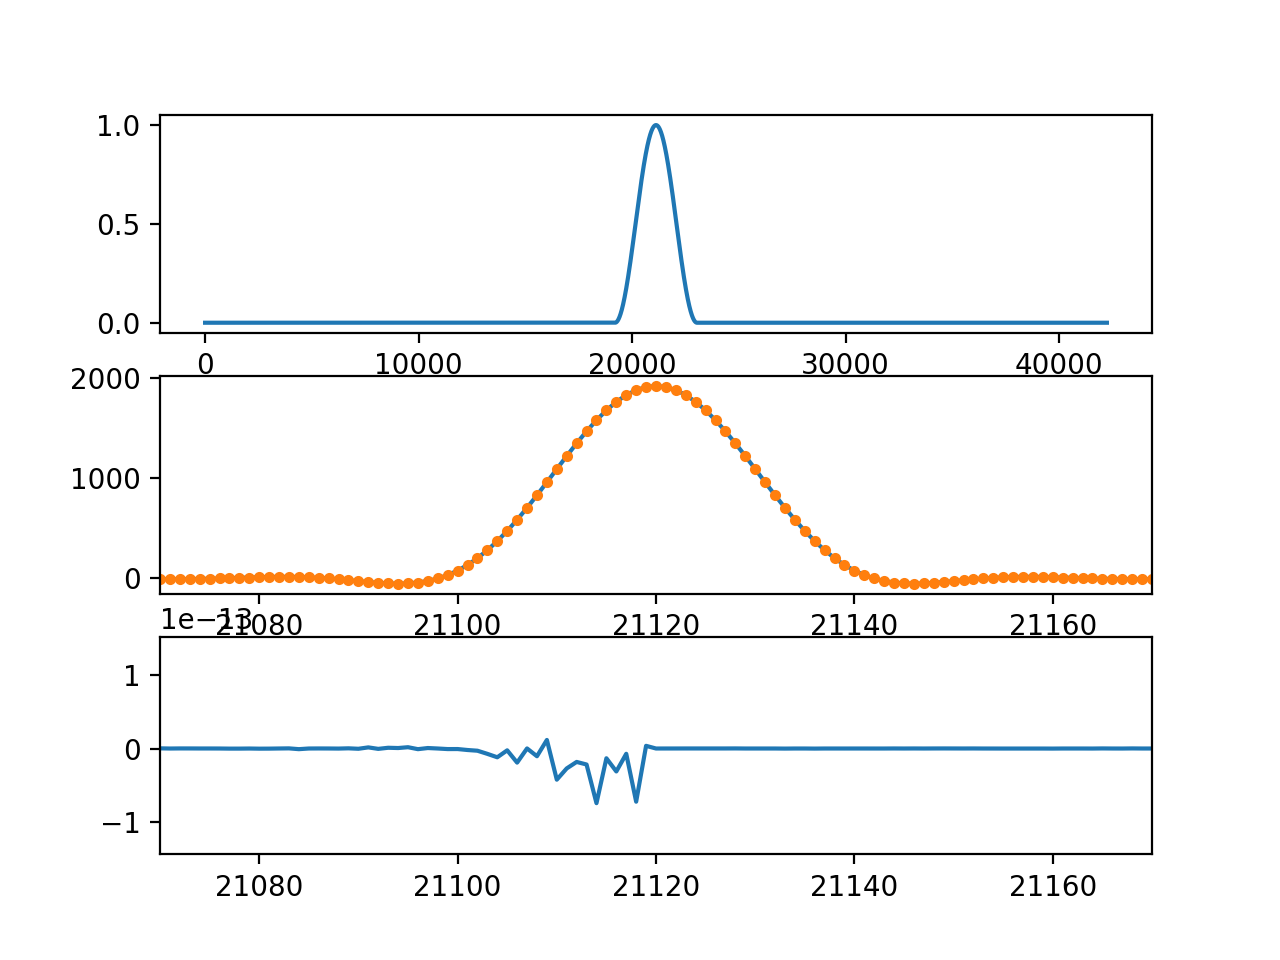

The script that saved this image:
import numpy as np

if __name__ == "__main__":
    import matplotlib.pyplot as plt 
    import casatools

    msmd = casatools.msmetadata()
    spw_id = 0
    msmd.open("LkCa15-spw3.ms")
    # TOPO
    chan_freq = msmd.chanfreqs(spw_id)
    msmd.done()

    nchan = len(chan_freq)

    window = np.hanning(nchan + 1)[:-1]

    N_factor_pad = 10
    window_packed = np.concatenate((np.zeros(N_factor_pad//2 * len(window)), window, np.zeros(N_factor_pad//2 * len(window))))
    nchan_padded = len(window_packed)


    response = np.fft.fftshift(np.fft.fft(np.fft.fftshift(window_packed)))



    fig, ax = plt.subplots(nrows=3)
    
    ax[0].plot(window_packed)
    
    ax[1].plot(response.real)
    ax[1].plot(response.real, ".")
    ax[2].plot(response.imag)

    for i in [1,2]:
        ax[i].set_xlim(nchan_padded//2 - 5 * N_factor_pad, nchan_padded//2 + 5 * N_factor_pad)
    plt.savefig("apodization-functions.png", dpi=200)